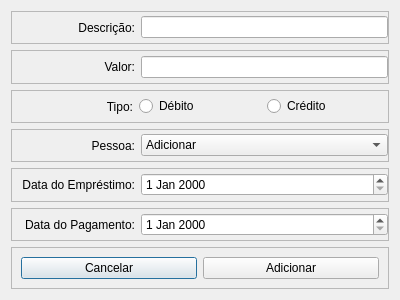
<?xml version="1.0" encoding="UTF-8"?>
<ui version="4.0">
 <class>QDialogAdicionarEmprestimo</class>
 <widget class="QDialog" name="QDialogAdicionarEmprestimo">
  <property name="geometry">
   <rect>
    <x>0</x>
    <y>0</y>
    <width>400</width>
    <height>300</height>
   </rect>
  </property>
  <property name="windowTitle">
   <string>Dialog</string>
  </property>
  <layout class="QVBoxLayout" name="verticalLayout">
   <item>
    <widget class="QFrame" name="AddDescriptionFrame">
     <property name="frameShape">
      <enum>QFrame::StyledPanel</enum>
     </property>
     <property name="frameShadow">
      <enum>QFrame::Raised</enum>
     </property>
     <layout class="QHBoxLayout" name="horizontalLayout">
      <property name="leftMargin">
       <number>0</number>
      </property>
      <property name="topMargin">
       <number>0</number>
      </property>
      <property name="rightMargin">
       <number>0</number>
      </property>
      <property name="bottomMargin">
       <number>0</number>
      </property>
      <item>
       <widget class="QLabel" name="AddDescriptionLabel">
        <property name="sizePolicy">
         <sizepolicy hsizetype="Preferred" vsizetype="Preferred">
          <horstretch>5</horstretch>
          <verstretch>0</verstretch>
         </sizepolicy>
        </property>
        <property name="text">
         <string>Descrição:</string>
        </property>
        <property name="alignment">
         <set>Qt::AlignRight|Qt::AlignTrailing|Qt::AlignVCenter</set>
        </property>
       </widget>
      </item>
      <item>
       <widget class="QLineEdit" name="AddDescriptionLineEdit">
        <property name="sizePolicy">
         <sizepolicy hsizetype="Preferred" vsizetype="Fixed">
          <horstretch>10</horstretch>
          <verstretch>0</verstretch>
         </sizepolicy>
        </property>
       </widget>
      </item>
     </layout>
    </widget>
   </item>
   <item>
    <widget class="QFrame" name="AddValueFrame">
     <property name="frameShape">
      <enum>QFrame::StyledPanel</enum>
     </property>
     <property name="frameShadow">
      <enum>QFrame::Raised</enum>
     </property>
     <layout class="QHBoxLayout" name="horizontalLayout_2">
      <property name="leftMargin">
       <number>0</number>
      </property>
      <property name="topMargin">
       <number>0</number>
      </property>
      <property name="rightMargin">
       <number>0</number>
      </property>
      <property name="bottomMargin">
       <number>0</number>
      </property>
      <item>
       <widget class="QLabel" name="AddValueLabel">
        <property name="sizePolicy">
         <sizepolicy hsizetype="Preferred" vsizetype="Preferred">
          <horstretch>5</horstretch>
          <verstretch>0</verstretch>
         </sizepolicy>
        </property>
        <property name="text">
         <string>Valor:</string>
        </property>
        <property name="alignment">
         <set>Qt::AlignRight|Qt::AlignTrailing|Qt::AlignVCenter</set>
        </property>
       </widget>
      </item>
      <item>
       <widget class="QLineEdit" name="AddValueLineEdit">
        <property name="sizePolicy">
         <sizepolicy hsizetype="Preferred" vsizetype="Fixed">
          <horstretch>10</horstretch>
          <verstretch>0</verstretch>
         </sizepolicy>
        </property>
       </widget>
      </item>
     </layout>
    </widget>
   </item>
   <item>
    <widget class="QFrame" name="AddLoanTypeFrame">
     <property name="frameShape">
      <enum>QFrame::StyledPanel</enum>
     </property>
     <property name="frameShadow">
      <enum>QFrame::Raised</enum>
     </property>
     <layout class="QHBoxLayout" name="horizontalLayout_3">
      <property name="leftMargin">
       <number>0</number>
      </property>
      <property name="topMargin">
       <number>0</number>
      </property>
      <property name="rightMargin">
       <number>0</number>
      </property>
      <property name="bottomMargin">
       <number>0</number>
      </property>
      <item>
       <widget class="QLabel" name="AddLoanTypeLabel">
        <property name="sizePolicy">
         <sizepolicy hsizetype="Preferred" vsizetype="Preferred">
          <horstretch>5</horstretch>
          <verstretch>0</verstretch>
         </sizepolicy>
        </property>
        <property name="text">
         <string>Tipo:</string>
        </property>
        <property name="alignment">
         <set>Qt::AlignRight|Qt::AlignTrailing|Qt::AlignVCenter</set>
        </property>
       </widget>
      </item>
      <item>
       <widget class="QRadioButton" name="AddLoanTypeDebitRadioButton">
        <property name="sizePolicy">
         <sizepolicy hsizetype="Minimum" vsizetype="Fixed">
          <horstretch>5</horstretch>
          <verstretch>0</verstretch>
         </sizepolicy>
        </property>
        <property name="text">
         <string>Débito</string>
        </property>
       </widget>
      </item>
      <item>
       <widget class="QRadioButton" name="AddLoanTypeCreditRadioButton">
        <property name="sizePolicy">
         <sizepolicy hsizetype="Minimum" vsizetype="Fixed">
          <horstretch>5</horstretch>
          <verstretch>0</verstretch>
         </sizepolicy>
        </property>
        <property name="text">
         <string>Crédito</string>
        </property>
       </widget>
      </item>
     </layout>
    </widget>
   </item>
   <item>
    <widget class="QFrame" name="AddPersonFrame">
     <property name="frameShape">
      <enum>QFrame::StyledPanel</enum>
     </property>
     <property name="frameShadow">
      <enum>QFrame::Raised</enum>
     </property>
     <layout class="QHBoxLayout" name="horizontalLayout_4">
      <property name="leftMargin">
       <number>0</number>
      </property>
      <property name="topMargin">
       <number>0</number>
      </property>
      <property name="rightMargin">
       <number>0</number>
      </property>
      <property name="bottomMargin">
       <number>0</number>
      </property>
      <item>
       <widget class="QLabel" name="AddPersonLabel">
        <property name="sizePolicy">
         <sizepolicy hsizetype="Preferred" vsizetype="Preferred">
          <horstretch>5</horstretch>
          <verstretch>0</verstretch>
         </sizepolicy>
        </property>
        <property name="text">
         <string>Pessoa:</string>
        </property>
        <property name="alignment">
         <set>Qt::AlignRight|Qt::AlignTrailing|Qt::AlignVCenter</set>
        </property>
       </widget>
      </item>
      <item>
       <widget class="QComboBox" name="AddPersonComboBox">
        <property name="sizePolicy">
         <sizepolicy hsizetype="Preferred" vsizetype="Fixed">
          <horstretch>10</horstretch>
          <verstretch>0</verstretch>
         </sizepolicy>
        </property>
        <item>
         <property name="text">
          <string>Adicionar</string>
         </property>
        </item>
       </widget>
      </item>
     </layout>
    </widget>
   </item>
   <item>
    <widget class="QFrame" name="LoanDateFrame">
     <property name="frameShape">
      <enum>QFrame::StyledPanel</enum>
     </property>
     <property name="frameShadow">
      <enum>QFrame::Raised</enum>
     </property>
     <layout class="QHBoxLayout" name="horizontalLayout_5">
      <property name="leftMargin">
       <number>0</number>
      </property>
      <property name="topMargin">
       <number>0</number>
      </property>
      <property name="rightMargin">
       <number>0</number>
      </property>
      <property name="bottomMargin">
       <number>0</number>
      </property>
      <item>
       <widget class="QLabel" name="LoanDateLabel">
        <property name="sizePolicy">
         <sizepolicy hsizetype="Preferred" vsizetype="Preferred">
          <horstretch>5</horstretch>
          <verstretch>0</verstretch>
         </sizepolicy>
        </property>
        <property name="text">
         <string>Data do Empréstimo:</string>
        </property>
        <property name="alignment">
         <set>Qt::AlignRight|Qt::AlignTrailing|Qt::AlignVCenter</set>
        </property>
       </widget>
      </item>
      <item>
       <widget class="QDateEdit" name="LoanDateDateEdit">
        <property name="sizePolicy">
         <sizepolicy hsizetype="Minimum" vsizetype="Fixed">
          <horstretch>10</horstretch>
          <verstretch>0</verstretch>
         </sizepolicy>
        </property>
       </widget>
      </item>
     </layout>
    </widget>
   </item>
   <item>
    <widget class="QFrame" name="PaymentDateFrame">
     <property name="frameShape">
      <enum>QFrame::StyledPanel</enum>
     </property>
     <property name="frameShadow">
      <enum>QFrame::Raised</enum>
     </property>
     <layout class="QHBoxLayout" name="horizontalLayout_6">
      <property name="leftMargin">
       <number>0</number>
      </property>
      <property name="topMargin">
       <number>0</number>
      </property>
      <property name="rightMargin">
       <number>0</number>
      </property>
      <property name="bottomMargin">
       <number>0</number>
      </property>
      <item>
       <widget class="QLabel" name="PaymentDateLabel">
        <property name="sizePolicy">
         <sizepolicy hsizetype="Preferred" vsizetype="Preferred">
          <horstretch>5</horstretch>
          <verstretch>0</verstretch>
         </sizepolicy>
        </property>
        <property name="text">
         <string>Data do Pagamento:</string>
        </property>
        <property name="alignment">
         <set>Qt::AlignRight|Qt::AlignTrailing|Qt::AlignVCenter</set>
        </property>
       </widget>
      </item>
      <item>
       <widget class="QDateEdit" name="PaymentDateDateEdit">
        <property name="sizePolicy">
         <sizepolicy hsizetype="Minimum" vsizetype="Fixed">
          <horstretch>10</horstretch>
          <verstretch>0</verstretch>
         </sizepolicy>
        </property>
       </widget>
      </item>
     </layout>
    </widget>
   </item>
   <item>
    <widget class="QFrame" name="ActionButtonFrame">
     <property name="frameShape">
      <enum>QFrame::StyledPanel</enum>
     </property>
     <property name="frameShadow">
      <enum>QFrame::Raised</enum>
     </property>
     <layout class="QHBoxLayout" name="horizontalLayout_7">
      <item>
       <widget class="QPushButton" name="CancelButton">
        <property name="text">
         <string>Cancelar</string>
        </property>
       </widget>
      </item>
      <item>
       <widget class="QPushButton" name="AddButton">
        <property name="text">
         <string>Adicionar</string>
        </property>
       </widget>
      </item>
     </layout>
    </widget>
   </item>
  </layout>
 </widget>
 <resources/>
 <connections/>
</ui>
